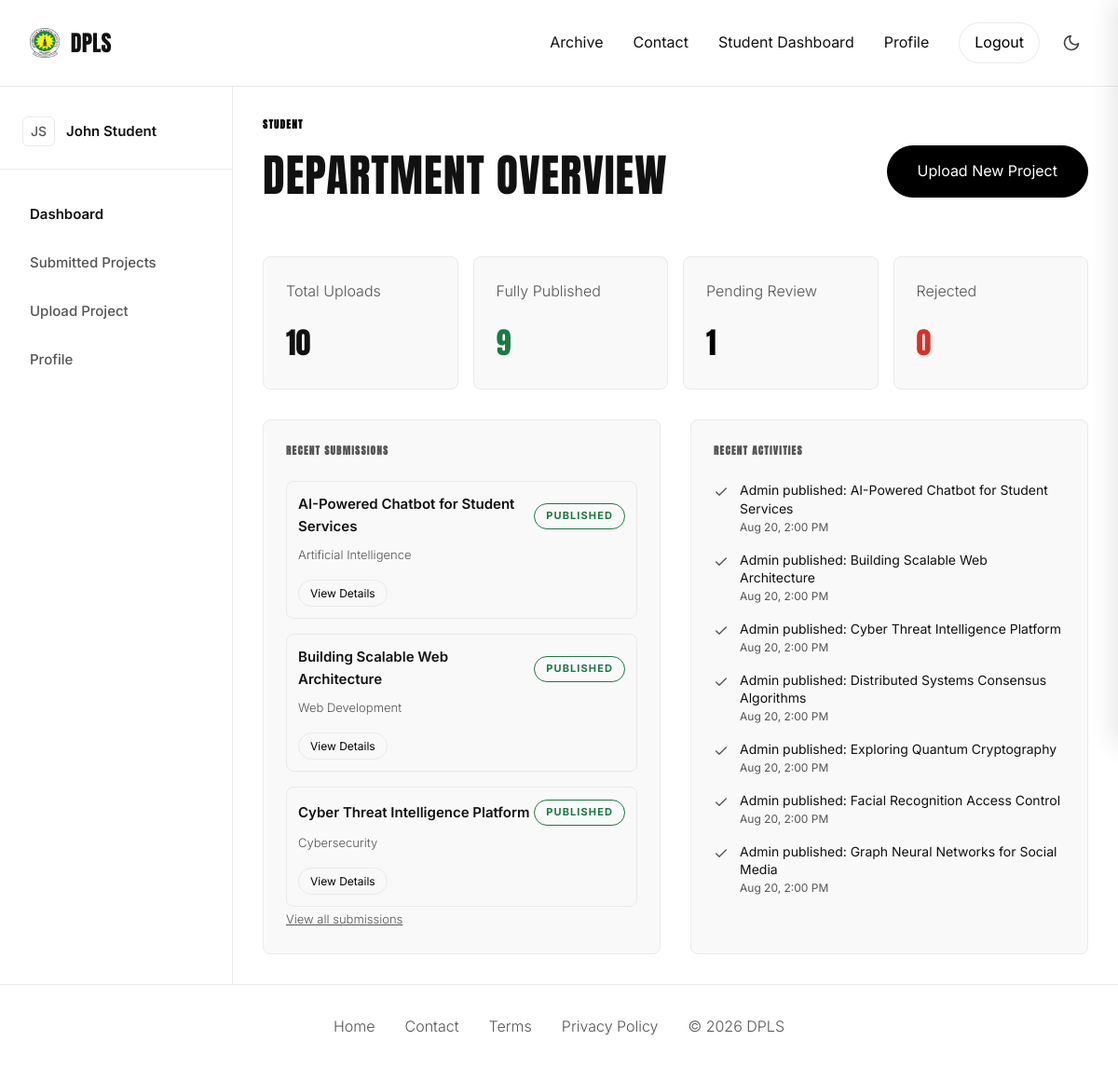
The app's page /student/dashboard.php (signed in) with its own data.
### tables this page shows
CREATE TABLE IF NOT EXISTS projects (
    id INT AUTO_INCREMENT PRIMARY KEY,
    title VARCHAR(255) NOT NULL,
    abstract TEXT NOT NULL,
    student_id INT,
    supervisor_id INT,
    category_id INT,
    supervisor_status ENUM('pending', 'approved', 'rejected') DEFAULT 'pending',
    supervisor_note TEXT,
    admin_status ENUM('pending', 'published', 'rejected') DEFAULT 'pending',
    year INT NOT NULL,
    language VARCHAR(100),
    created_at TIMESTAMP DEFAULT CURRENT_TIMESTAMP,
    FOREIGN KEY (student_id) REFERENCES users(id) ON DELETE SET NULL,
    FOREIGN KEY (supervisor_id) REFERENCES users(id) ON DELETE SET NULL,
    FOREIGN KEY (category_id) REFERENCES categories(id) ON DELETE SET NULL,
    FULLTEXT(title, abstract)
);

CREATE TABLE IF NOT EXISTS categories (
    id INT AUTO_INCREMENT PRIMARY KEY,
    name VARCHAR(255) UNIQUE NOT NULL,
    created_at TIMESTAMP DEFAULT CURRENT_TIMESTAMP
);

### helpers/utils.php (called while the page is built, shortened)
<?php
function h($string) {
    return htmlspecialchars($string ?? '', ENT_QUOTES, 'UTF-8');
}

### student/dashboard.php (the view, shortened to what this page needs)
<?php
global $pdo;
$stmt = $pdo->prepare("
    SELECT p.id, p.title, p.supervisor_status, p.admin_status, p.created_at, c.name as category_name
    FROM projects p
    LEFT JOIN categories c ON p.category_id = c.id
    WHERE p.student_id = ?
    ORDER BY p.created_at DESC
");
$stmt->execute([$_SESSION['user_id']]);
$projects = $stmt->fetchAll();
require_once __DIR__ . '/../components/header.php';
$total_uploads = $pdo->query("SELECT COUNT(*) FROM projects WHERE student_id = {$_SESSION['user_id']}")->fetchColumn();
$approved_projects = $pdo->query("SELECT COUNT(*) FROM projects WHERE student_id = {$_SESSION['user_id']} AND supervisor_status = 'approved' AND admin_status = 'published'")->fetchColumn();
$pending_projects = $pdo->query("SELECT COUNT(*) FROM projects WHERE student_id = {$_SESSION['user_id']} AND (supervisor_status = 'pending' OR admin_status = 'pending')")->fetchColumn();
$rejected_projects = $pdo->query("SELECT COUNT(*) FROM projects WHERE student_id = {$_SESSION['user_id']} AND (supervisor_status = 'rejected' OR admin_status = 'rejected')")->fetchColumn();
?>
<div class="mb-4 flex-between header-actions">
    <div>
        <h3 class="eyebrow mb-1" style="color: var(--accent);">STUDENT</h3>
        <h1 style="font-size: 48px;">DEPARTMENT OVERVIEW</h1>
    </div>
    <a href="upload.php" class="btn">Upload New Project</a>
</div>
<div class="grid-stats mb-4">
    <div class="card" style="padding: 24px; text-align: left; border: 1px solid var(--line);">
        <div class="subtext mb-2">Total Uploads</div>
        <div style="font-family: 'Anton', sans-serif; font-size: 32px;"><?= h($total_uploads) ?></div>
    </div>
    <div class="card" style="padding: 24px; text-align: left; border: 1px solid var(--line);">
        <div class="subtext mb-2">Fully Published</div>
        <div style="font-family: 'Anton', sans-serif; font-size: 32px; color: var(--success);"><?= h($approved_projects) ?></div>
    </div>
    <div class="card" style="padding: 24px; text-align: left; border: 1px solid var(--line);">
        <div class="subtext mb-2">Pending Review</div>
        <div style="font-family: 'Anton', sans-serif; font-size: 32px; color: var(--accent);"><?= h($pending_projects) ?></div>
    </div>
    <div class="card" style="padding: 24px; text-align: left; border: 1px solid var(--line);">
        <div class="subtext mb-2">Rejected</div>
        <div style="font-family: 'Anton', sans-serif; font-size: 32px; color: var(--danger);"><?= h($rejected_projects) ?></div>
    </div>
</div>
<div class="grid-auto-fit" style="align-items: stretch;">
    <div class="panel">
        <h3 class="eyebrow mb-3">Recent Submissions</h3>
        <?php
        $recent_subs = array_slice($projects, 0, 3);
        if (empty($recent_subs)): ?>
            <p class="subtext">No projects submitted yet.</p>
        <?php else: ?>
            <div class="flex-column" style="gap: 16px;">
                <?php foreach ($recent_subs as $p): ?>
                    <div style="display: flex; align-items: flex-start; gap: 12px; padding: 12px; border: 1px solid var(--line); border-radius: 8px;">
                        <div style="flex: 1;">
                            <div class="flex-between mb-1">
                                <div style="font-weight: 600; font-size: 15px;"><?= h($p['title']) ?></div>
                                <div>
                                    <?php if ($p['admin_status'] === 'published'): ?>
                                        <span class="badge published" style="font-size: 11px;">PUBLISHED</span>
                                    <?php elseif ($p['admin_status'] === 'rejected' || $p['supervisor_status'] === 'rejected'): ?>
                                        <span class="badge rejected" style="font-size: 11px;">REJECTED</span>
                                    <?php elseif ($p['supervisor_status'] === 'approved'): ?>
                                        <span class="badge approved" style="font-size: 11px;">APPROVED</span>
                                    <?php else: ?>
                                        <span class="badge pending" style="font-size: 11px;">PENDING</span>
                                    <?php endif; ?>
                                </div>
                            </div>
                            <div class="subtext mb-2" style="font-size: 13px;"><?= h($p['category_name']) ?></div>
                            <a href="project.php?id=<?= $p['id'] ?>" class="btn btn-outline" style="padding: 4px 12px; font-size: 12px;">View Details</a>
                        </div>
                    </div>
                <?php endforeach; ?>
            </div>
            <?php if (count($projects) > 3): ?>
                <div class="mt-3 text-center">
                    <a href="projects.php" class="subtext" style="font-size: 13px; text-decoration: underline;">View all submissions</a>
                </div>
            <?php endif; ?>
        <?php endif; ?>
    </div>
    <div class="panel">
        <h3 class="eyebrow mb-3">Recent Activities</h3>
        <?php
        $activities = [];
        foreach ($projects as $rp) {
            $activities[] = [
                'type' => 'project',
                'description' => "You submitted project: " . h($rp['title']),
                'date' => $rp['created_at']
            ];
            if ($rp['supervisor_status'] === 'approved') {
                $activities[] = [
                    'type' => 'status',
                    'description' => "Supervisor approved: " . h($rp['title']),
                    'date' => date('Y-m-d H:i:s', strtotime($rp['created_at']) + 86400)
                ];
            }
            if ($rp['admin_status'] === 'published') {
                $activities[] = [
                    'type' => 'status',
                    'description' => "Admin published: " . h($rp['title']),
                    'date' => date('Y-m-d H:i:s', strtotime($rp['created_at']) + 172800)
                ];
            }
        }
        usort($activities, function($a, $b) {
            return strtotime($b['date']) - strtotime($a['date']);
        });
        $activities = array_slice($activities, 0, 7);
        if (empty($activities)): ?>
            <p class="subtext">No recent activity.</p>
        <?php else: ?>
            <div style="display: flex; flex-direction: column; gap: 16px;">
                <?php foreach ($activities as $act): ?>
                    <div style="display: flex; align-items: flex-start; gap: 12px;">
                        <div style="margin-top: 2px; color: var(--text-secondary);">
                            <?php if ($act['type'] === 'project'): ?>
                                <svg xmlns="http://www.w3.org/2000/svg" width="16" height="16" viewBox="0 0 24 24" fill="none" stroke="currentColor" stroke-width="2" stroke-linecap="round" stroke-linejoin="round"><path d="M14 2H6a2 2 0 0 0-2 2v16a2 2 0 0 0 2 2h12a2 2 0 0 0 2-2V8z"></path><polyline points="14 2 14 8 20 8"></polyline></svg>
                            <?php elseif ($act['type'] === 'status'): ?>
                                <svg xmlns="http://www.w3.org/2000/svg" width="16" height="16" viewBox="0 0 24 24" fill="none" stroke="currentColor" stroke-width="2" stroke-linecap="round" stroke-linejoin="round"><polyline points="20 6 9 17 4 12"></polyline></svg>
                            <?php endif; ?>
                        </div>
                        <div style="flex: 1;">
                            <div style="font-size: 14px; color: var(--text-primary); line-height: 1.4;"><?= $act['description'] ?></div>
                            <div style="font-size: 12px; color: var(--text-secondary);"><?= date('M j, g:i A', strtotime($act['date'])) ?></div>
                        </div>
                    </div>
                <?php endforeach; ?>
            </div>
        <?php endif; ?>
    </div>
</div>
<?php require_once __DIR__ . '/../components/footer.php'; ?>

### assets/css/index.css (style rules this page uses)
:root { --bg: #ffffff; --text-primary: #111111; --text-secondary: #555555; --line: #eaeaea; --panel: #f9f9f9; --accent: #000000; --accent-hover: #333333; --success: #1b7a43; --danger: #d93025; --warning: #b37300; }
* { box-sizing: border-box; margin: 0; padding: 0; font-family: 'Inter', sans-serif; box-shadow: none !important; }
body { background-color: var(--bg); color: var(--text-primary); min-height: 100vh; display: flex; flex-direction: column; }
h1, h2, h3, h4, h5, h6 { font-family: 'Anton', sans-serif; font-weight: 400; text-transform: uppercase; letter-spacing: 0.02em; margin-bottom: 16px; }
p, li, span, div { font-weight: 400; line-height: 1.6; }
.subtext, .label, label, .intro { font-weight: 300; color: var(--text-secondary); }
.eyebrow, .micro-label { font-size: 11px; font-weight: 700; text-transform: uppercase; letter-spacing: 0.12em; color: var(--text-secondary); }
a { text-decoration: none; color: inherit; transition: color 0.2s ease; }
.panel, .card { background: var(--panel); border-radius: 8px; border: 1px solid var(--line); padding: 24px; }
.grid-auto-fit { display: grid; grid-template-columns: repeat(auto-fit, minmax(300px, 1fr)); gap: 32px; }
.grid-stats { display: grid; grid-template-columns: repeat(auto-fit, minmax(180px, 1fr)); gap: 16px; }
button, .btn { display: inline-block; padding: 14px 32px; border-radius: 9999px; border: 1px solid var(--accent); background: var(--accent); color: var(--bg); font-family: 'Inter', sans-serif; font-weight: 400; text-align: center; white-space: nowrap; cursor: pointer; outline: none; transition: all 0.2s ease; }
.btn-outline { background: transparent; color: var(--accent); border: 1px solid var(--line); }
.badge { display: inline-block; padding: 4px 12px; border-radius: 9999px; font-size: 11px; font-weight: 700; text-transform: uppercase; letter-spacing: 0.1em; border: 1px solid var(--line); }
.badge.approved, .badge.published { color: var(--success); border-color: var(--success); }
.mb-1 { margin-bottom: 8px; }
.mb-2 { margin-bottom: 16px; }
.mb-3 { margin-bottom: 24px; }
.mb-4 { margin-bottom: 32px; }
.flex-between { display: flex; justify-content: space-between; align-items: center; }
.flex-column { display: flex; flex-direction: column; gap: 16px; }

### records on screen
projects: title "AI-Powered Chatbot for Student Services", admin_status "PUBLISHED", category.name "Artificial Intelligence"
projects: title "Building Scalable Web Architecture", admin_status "PUBLISHED", category.name "Web Development"
projects: title "Cyber Threat Intelligence Platform", admin_status "PUBLISHED", category.name "Cybersecurity"

### other values on screen
$initials "JS"
$name "John Student"
$label "Dashboard Submitted Projects Upload Project Profile"
$total_uploads "10"
$approved_projects "9"
$pending_projects "1"
$rejected_projects "0"
$act['description'] "Admin published: AI-Powered Chatbot for Student Services"
date('M j, g:i A', strtotime($act['date'])) "Aug 20, 2:00 PM"
$act['description'] "Admin published: Building Scalable Web Architecture"
$act['description'] "Admin published: Cyber Threat Intelligence Platform"
$act['description'] "Admin published: Distributed Systems Consensus Algorithms"
$act['description'] "Admin published: Exploring Quantum Cryptography"
$act['description'] "Admin published: Facial Recognition Access Control"
$act['description'] "Admin published: Graph Neural Networks for Social Media"
